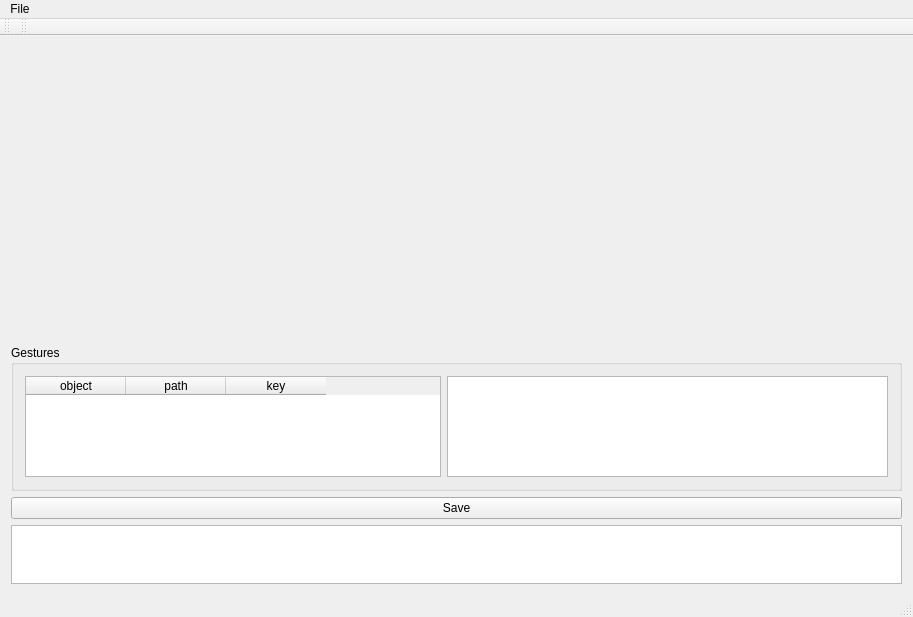
<?xml version="1.0" encoding="UTF-8"?>
<ui version="4.0">
 <class>MouseGestures</class>
 <widget class="QMainWindow" name="MouseGestures">
  <property name="geometry">
   <rect>
    <x>0</x>
    <y>0</y>
    <width>913</width>
    <height>573</height>
   </rect>
  </property>
  <property name="windowTitle">
   <string>MouseGestures</string>
  </property>
  <property name="dockNestingEnabled">
   <bool>true</bool>
  </property>
  <property name="autoScrillMargin" stdset="0">
   <bool>true</bool>
  </property>
  <widget class="QWidget" name="centralWidget">
   <layout class="QVBoxLayout" name="verticalLayout">
    <item>
     <spacer name="horizontalSpacer">
      <property name="orientation">
       <enum>Qt::Horizontal</enum>
      </property>
      <property name="sizeHint" stdset="0">
       <size>
        <width>486</width>
        <height>298</height>
       </size>
      </property>
     </spacer>
    </item>
    <item>
     <widget class="QGroupBox" name="gbGestures">
      <property name="minimumSize">
       <size>
        <width>489</width>
        <height>0</height>
       </size>
      </property>
      <property name="title">
       <string>Gestures</string>
      </property>
      <layout class="QHBoxLayout" name="horizontalLayout">
       <item>
        <widget class="QTableWidget" name="twObjectPathTable">
         <property name="minimumSize">
          <size>
           <width>311</width>
           <height>0</height>
          </size>
         </property>
         <property name="autoFillBackground">
          <bool>false</bool>
         </property>
         <column>
          <property name="text">
           <string>object</string>
          </property>
         </column>
         <column>
          <property name="text">
           <string>path</string>
          </property>
         </column>
         <column>
          <property name="text">
           <string>key</string>
          </property>
         </column>
        </widget>
       </item>
       <item>
        <widget class="QGraphicsView" name="gvGesture">
         <property name="minimumSize">
          <size>
           <width>441</width>
           <height>101</height>
          </size>
         </property>
        </widget>
       </item>
      </layout>
     </widget>
    </item>
    <item>
     <widget class="QPushButton" name="bSave">
      <property name="text">
       <string>Save</string>
      </property>
     </widget>
    </item>
    <item>
     <widget class="QTextEdit" name="teObject">
      <property name="maximumSize">
       <size>
        <width>16777215</width>
        <height>59</height>
       </size>
      </property>
      <property name="readOnly">
       <bool>true</bool>
      </property>
     </widget>
    </item>
   </layout>
  </widget>
  <widget class="QMenuBar" name="menuBar">
   <property name="geometry">
    <rect>
     <x>0</x>
     <y>0</y>
     <width>913</width>
     <height>18</height>
    </rect>
   </property>
   <widget class="QMenu" name="menuFile">
    <property name="title">
     <string>File</string>
    </property>
    <addaction name="actionOpen"/>
   </widget>
   <addaction name="menuFile"/>
  </widget>
  <widget class="QToolBar" name="mainToolBar">
   <attribute name="toolBarArea">
    <enum>TopToolBarArea</enum>
   </attribute>
   <attribute name="toolBarBreak">
    <bool>false</bool>
   </attribute>
  </widget>
  <widget class="QStatusBar" name="statusBar"/>
  <widget class="QToolBar" name="toolBar">
   <property name="windowTitle">
    <string>toolBar</string>
   </property>
   <attribute name="toolBarArea">
    <enum>TopToolBarArea</enum>
   </attribute>
   <attribute name="toolBarBreak">
    <bool>false</bool>
   </attribute>
  </widget>
  <action name="actionOpen">
   <property name="text">
    <string>Open</string>
   </property>
  </action>
 </widget>
 <layoutdefault spacing="6" margin="11"/>
 <resources/>
 <connections/>
</ui>
